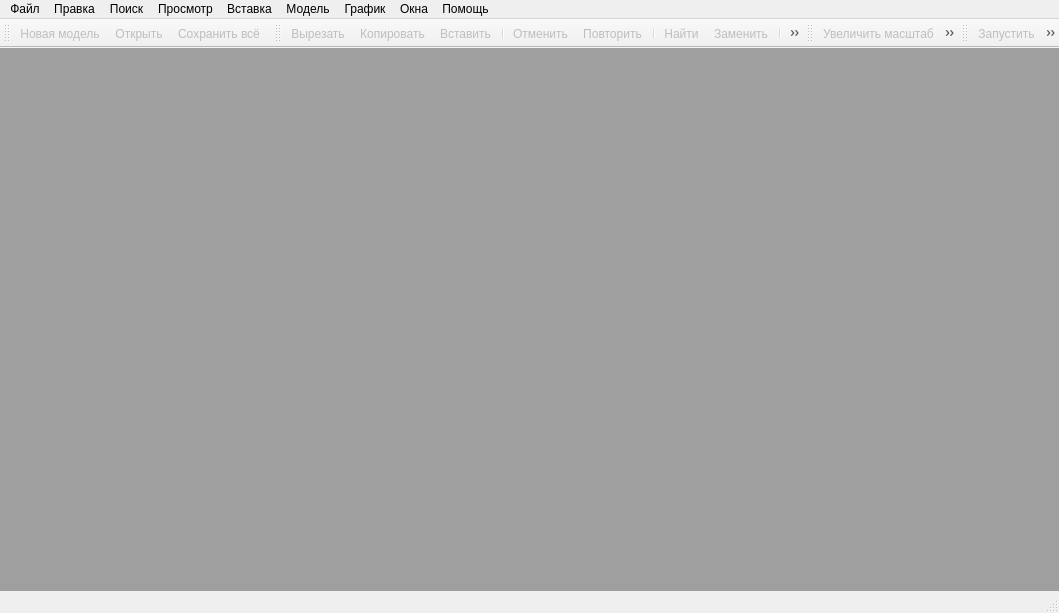
<?xml version="1.0" encoding="UTF-8"?>
<ui version="4.0">
 <class>MainWindow</class>
 <widget class="QMainWindow" name="MainWindow">
  <property name="geometry">
   <rect>
    <x>0</x>
    <y>0</y>
    <width>1059</width>
    <height>613</height>
   </rect>
  </property>
  <property name="windowTitle">
   <string>RAO Studio</string>
  </property>
  <property name="windowIcon">
   <iconset resource="../rdo_studio.qrc">
    <normaloff>:/images/images/logo.png</normaloff>:/images/images/logo.png</iconset>
  </property>
  <widget class="QWidget" name="centralwidget">
   <layout class="QVBoxLayout" name="verticalLayout">
    <property name="spacing">
     <number>0</number>
    </property>
    <property name="leftMargin">
     <number>0</number>
    </property>
    <property name="topMargin">
     <number>0</number>
    </property>
    <property name="rightMargin">
     <number>0</number>
    </property>
    <property name="bottomMargin">
     <number>0</number>
    </property>
    <item>
     <widget class="QMdiArea" name="mdiArea"/>
    </item>
   </layout>
  </widget>
  <widget class="QStatusBar" name="statusbar">
   <property name="styleSheet">
    <string notr="true">QStatusBar::item {
border: none;
}</string>
   </property>
  </widget>
  <widget class="QMenuBar" name="menubar">
   <property name="geometry">
    <rect>
     <x>0</x>
     <y>0</y>
     <width>1059</width>
     <height>21</height>
    </rect>
   </property>
   <widget class="QMenu" name="menuFile">
    <property name="title">
     <string>Файл</string>
    </property>
    <widget class="QMenu" name="menuFileReopen">
     <property name="enabled">
      <bool>false</bool>
     </property>
     <property name="title">
      <string>Недавние</string>
     </property>
     <addaction name="action"/>
    </widget>
    <addaction name="actFileNew"/>
    <addaction name="actFileOpen"/>
    <addaction name="menuFileReopen"/>
    <addaction name="actFileClose"/>
    <addaction name="separator"/>
    <addaction name="actFileSaveAll"/>
    <addaction name="separator"/>
    <addaction name="actFileExit"/>
   </widget>
   <widget class="QMenu" name="menuHelp">
    <property name="title">
     <string>Помощь</string>
    </property>
    <addaction name="actHelpContext"/>
    <addaction name="actHelpWhatsNew"/>
    <addaction name="separator"/>
    <addaction name="actHelpAbout"/>
   </widget>
   <widget class="QMenu" name="menuEdit">
    <property name="title">
     <string>Правка</string>
    </property>
    <addaction name="actEditUndo"/>
    <addaction name="actEditRedo"/>
    <addaction name="separator"/>
    <addaction name="actEditCut"/>
    <addaction name="actEditCopy"/>
    <addaction name="actEditPaste"/>
    <addaction name="actEditDel"/>
    <addaction name="separator"/>
    <addaction name="actEditSelectAll"/>
    <addaction name="separator"/>
    <addaction name="actEditUpperCase"/>
    <addaction name="actEditLowerCase"/>
    <addaction name="actEditCommentSelection"/>
    <addaction name="actEditCompleteWord"/>
   </widget>
   <widget class="QMenu" name="menuSearch">
    <property name="title">
     <string>Поиск</string>
    </property>
    <addaction name="actSearchFind"/>
    <addaction name="actSearchFindNext"/>
    <addaction name="actSearchFindPrevious"/>
    <addaction name="actSearchReplace"/>
    <addaction name="separator"/>
    <addaction name="actSearchFindInModel"/>
    <addaction name="separator"/>
    <addaction name="actSearchBookmarksToggle"/>
    <addaction name="actSearchBookmarkNext"/>
    <addaction name="actSearchBookmarkPrev"/>
    <addaction name="actSearchBookmarksClearAll"/>
    <addaction name="separator"/>
    <addaction name="actSearchGotoLine"/>
   </widget>
   <widget class="QMenu" name="menuView">
    <property name="title">
     <string>Просмотр</string>
    </property>
    <addaction name="actViewToggleAllFolds"/>
    <addaction name="actViewToggleCurrentFold"/>
    <addaction name="separator"/>
    <addaction name="actViewShowWhiteSpace"/>
    <addaction name="actViewShowEndOfLine"/>
    <addaction name="separator"/>
    <addaction name="actViewZoomInc"/>
    <addaction name="actViewZoomDec"/>
    <addaction name="actViewZoomAuto"/>
    <addaction name="actViewZoomReset"/>
    <addaction name="separator"/>
    <addaction name="actViewSettings"/>
   </widget>
   <widget class="QMenu" name="menuInsert">
    <property name="title">
     <string>Вставка</string>
    </property>
   </widget>
   <widget class="QMenu" name="menuModel">
    <property name="title">
     <string>Модель</string>
    </property>
    <addaction name="actModelBuild"/>
    <addaction name="actModelRun"/>
    <addaction name="actModelStop"/>
    <addaction name="separator"/>
    <addaction name="actModelRuntimeMaxSpeed"/>
    <addaction name="actModelRuntimeJump"/>
    <addaction name="actModelRuntimeSync"/>
    <addaction name="actModelRuntimePause"/>
    <addaction name="separator"/>
    <addaction name="actModelShowRateInc"/>
    <addaction name="actModelShowRateIncFour"/>
    <addaction name="actModelShowRateDecFour"/>
    <addaction name="actModelShowRateDec"/>
    <addaction name="separator"/>
    <addaction name="actModelFrameNext"/>
    <addaction name="actModelFramePrev"/>
   </widget>
   <widget class="QMenu" name="menuChart">
    <property name="title">
     <string>График</string>
    </property>
    <addaction name="actChartFindInChart"/>
    <addaction name="actChartAddToNewChart"/>
    <addaction name="actChartExport"/>
    <addaction name="separator"/>
    <addaction name="actChartTimeWrap"/>
    <addaction name="separator"/>
    <addaction name="actChartOptions"/>
   </widget>
   <widget class="QMenu" name="menuWindow">
    <property name="title">
     <string>Окна</string>
    </property>
    <addaction name="actWindowCascade"/>
    <addaction name="actWindowTitleHorzontal"/>
   </widget>
   <addaction name="menuFile"/>
   <addaction name="menuEdit"/>
   <addaction name="menuSearch"/>
   <addaction name="menuView"/>
   <addaction name="menuInsert"/>
   <addaction name="menuModel"/>
   <addaction name="menuChart"/>
   <addaction name="menuWindow"/>
   <addaction name="menuHelp"/>
  </widget>
  <widget class="QToolBar" name="toolBarFile">
   <property name="windowTitle">
    <string>Файл</string>
   </property>
   <property name="iconSize">
    <size>
     <width>16</width>
     <height>15</height>
    </size>
   </property>
   <attribute name="toolBarArea">
    <enum>TopToolBarArea</enum>
   </attribute>
   <attribute name="toolBarBreak">
    <bool>false</bool>
   </attribute>
   <addaction name="actFileNew"/>
   <addaction name="actFileOpen"/>
   <addaction name="actFileSaveAll"/>
  </widget>
  <widget class="QToolBar" name="toolBarEdit">
   <property name="windowTitle">
    <string>Редактирование</string>
   </property>
   <property name="iconSize">
    <size>
     <width>16</width>
     <height>15</height>
    </size>
   </property>
   <attribute name="toolBarArea">
    <enum>TopToolBarArea</enum>
   </attribute>
   <attribute name="toolBarBreak">
    <bool>false</bool>
   </attribute>
   <addaction name="actEditCut"/>
   <addaction name="actEditCopy"/>
   <addaction name="actEditPaste"/>
   <addaction name="separator"/>
   <addaction name="actEditUndo"/>
   <addaction name="actEditRedo"/>
   <addaction name="separator"/>
   <addaction name="actSearchFind"/>
   <addaction name="actSearchReplace"/>
   <addaction name="separator"/>
   <addaction name="actSearchBookmarkPrev"/>
   <addaction name="actSearchBookmarkNext"/>
  </widget>
  <widget class="QToolBar" name="toolBarZoom">
   <property name="windowTitle">
    <string>Масштаб</string>
   </property>
   <property name="iconSize">
    <size>
     <width>16</width>
     <height>15</height>
    </size>
   </property>
   <attribute name="toolBarArea">
    <enum>TopToolBarArea</enum>
   </attribute>
   <attribute name="toolBarBreak">
    <bool>false</bool>
   </attribute>
   <addaction name="actViewZoomInc"/>
   <addaction name="actViewZoomDec"/>
   <addaction name="actViewZoomAuto"/>
   <addaction name="actViewZoomReset"/>
  </widget>
  <widget class="QToolBar" name="toolBarModel">
   <property name="windowTitle">
    <string>Модель</string>
   </property>
   <property name="iconSize">
    <size>
     <width>16</width>
     <height>15</height>
    </size>
   </property>
   <attribute name="toolBarArea">
    <enum>TopToolBarArea</enum>
   </attribute>
   <attribute name="toolBarBreak">
    <bool>false</bool>
   </attribute>
   <addaction name="actModelRun"/>
   <addaction name="actModelStop"/>
   <addaction name="separator"/>
   <addaction name="actModelRuntimeMaxSpeed"/>
   <addaction name="actModelRuntimeJump"/>
   <addaction name="actModelRuntimeSync"/>
   <addaction name="actModelRuntimePause"/>
   <addaction name="separator"/>
   <addaction name="actModelShowRateInc"/>
   <addaction name="actModelShowRateIncFour"/>
   <addaction name="actModelShowRateDecFour"/>
   <addaction name="actModelShowRateDec"/>
   <addaction name="separator"/>
   <addaction name="actModelFrameNext"/>
   <addaction name="actModelFramePrev"/>
  </widget>
  <action name="actFileNew">
   <property name="enabled">
    <bool>false</bool>
   </property>
   <property name="icon">
    <iconset resource="../rdo_studio.qrc">
     <normaloff>:/images/images/file_new.png</normaloff>
     <disabledoff>:/images/images/file_new_d.png</disabledoff>:/images/images/file_new.png</iconset>
   </property>
   <property name="text">
    <string>Новая модель...</string>
   </property>
   <property name="shortcut">
    <string>Ctrl+N</string>
   </property>
  </action>
  <action name="actFileOpen">
   <property name="enabled">
    <bool>false</bool>
   </property>
   <property name="icon">
    <iconset resource="../rdo_studio.qrc">
     <normaloff>:/images/images/file_open.png</normaloff>
     <disabledoff>:/images/images/file_open_d.png</disabledoff>:/images/images/file_open.png</iconset>
   </property>
   <property name="text">
    <string>Открыть...</string>
   </property>
   <property name="shortcut">
    <string>Ctrl+O</string>
   </property>
  </action>
  <action name="actFileClose">
   <property name="enabled">
    <bool>false</bool>
   </property>
   <property name="text">
    <string>Закрыть</string>
   </property>
  </action>
  <action name="actFileSaveAll">
   <property name="enabled">
    <bool>false</bool>
   </property>
   <property name="icon">
    <iconset resource="../rdo_studio.qrc">
     <normaloff>:/images/images/file_save_all.png</normaloff>
     <disabledoff>:/images/images/file_save_all_d.png</disabledoff>:/images/images/file_save_all.png</iconset>
   </property>
   <property name="text">
    <string>Сохранить всё</string>
   </property>
   <property name="shortcut">
    <string>Ctrl+S</string>
   </property>
  </action>
  <action name="actFileExit">
   <property name="text">
    <string>Выход</string>
   </property>
  </action>
  <action name="actHelpContext">
   <property name="enabled">
    <bool>false</bool>
   </property>
   <property name="icon">
    <iconset resource="../rdo_studio.qrc">
     <normaloff>:/images/images/help_context.png</normaloff>:/images/images/help_context.png</iconset>
   </property>
   <property name="text">
    <string>Контекстная справка</string>
   </property>
   <property name="shortcut">
    <string>F1</string>
   </property>
  </action>
  <action name="actHelpAbout">
   <property name="icon">
    <iconset resource="../rdo_studio.qrc">
     <normaloff>:/images/images/about.png</normaloff>:/images/images/about.png</iconset>
   </property>
   <property name="text">
    <string>О программе...</string>
   </property>
  </action>
  <action name="actEditUndo">
   <property name="enabled">
    <bool>false</bool>
   </property>
   <property name="icon">
    <iconset resource="../rdo_studio.qrc">
     <normaloff>:/images/images/edit_undo.png</normaloff>
     <disabledoff>:/images/images/edit_undo_d.png</disabledoff>:/images/images/edit_undo.png</iconset>
   </property>
   <property name="text">
    <string>Отменить</string>
   </property>
   <property name="shortcut">
    <string>Ctrl+Z</string>
   </property>
  </action>
  <action name="actEditRedo">
   <property name="enabled">
    <bool>false</bool>
   </property>
   <property name="icon">
    <iconset resource="../rdo_studio.qrc">
     <normaloff>:/images/images/edit_redo.png</normaloff>
     <disabledoff>:/images/images/edit_redo_d.png</disabledoff>:/images/images/edit_redo.png</iconset>
   </property>
   <property name="text">
    <string>Повторить</string>
   </property>
   <property name="shortcut">
    <string>Ctrl+Y</string>
   </property>
  </action>
  <action name="actEditCut">
   <property name="enabled">
    <bool>false</bool>
   </property>
   <property name="icon">
    <iconset resource="../rdo_studio.qrc">
     <normaloff>:/images/images/edit_cut.png</normaloff>
     <disabledoff>:/images/images/edit_cut_d.png</disabledoff>:/images/images/edit_cut.png</iconset>
   </property>
   <property name="text">
    <string>Вырезать</string>
   </property>
   <property name="shortcut">
    <string>Ctrl+X</string>
   </property>
  </action>
  <action name="actEditCopy">
   <property name="enabled">
    <bool>false</bool>
   </property>
   <property name="icon">
    <iconset resource="../rdo_studio.qrc">
     <normaloff>:/images/images/edit_copy.png</normaloff>
     <disabledoff>:/images/images/edit_copy_d.png</disabledoff>:/images/images/edit_copy.png</iconset>
   </property>
   <property name="text">
    <string>Копировать</string>
   </property>
   <property name="shortcut">
    <string>Ctrl+C</string>
   </property>
  </action>
  <action name="actEditPaste">
   <property name="enabled">
    <bool>false</bool>
   </property>
   <property name="icon">
    <iconset resource="../rdo_studio.qrc">
     <normaloff>:/images/images/edit_paste.png</normaloff>
     <disabledoff>:/images/images/edit_paste_d.png</disabledoff>:/images/images/edit_paste.png</iconset>
   </property>
   <property name="text">
    <string>Вставить</string>
   </property>
   <property name="shortcut">
    <string>Ctrl+V</string>
   </property>
  </action>
  <action name="actEditDel">
   <property name="enabled">
    <bool>false</bool>
   </property>
   <property name="text">
    <string>Удалить</string>
   </property>
   <property name="shortcut">
    <string>Del</string>
   </property>
  </action>
  <action name="actEditSelectAll">
   <property name="enabled">
    <bool>false</bool>
   </property>
   <property name="text">
    <string>Выделить все</string>
   </property>
   <property name="shortcut">
    <string>Ctrl+A</string>
   </property>
  </action>
  <action name="actEditUpperCase">
   <property name="enabled">
    <bool>false</bool>
   </property>
   <property name="text">
    <string>В верхний регистр</string>
   </property>
   <property name="shortcut">
    <string>Ctrl+Shift+U</string>
   </property>
  </action>
  <action name="actEditLowerCase">
   <property name="enabled">
    <bool>false</bool>
   </property>
   <property name="text">
    <string>В нижний регистр</string>
   </property>
   <property name="shortcut">
    <string>Ctrl+U</string>
   </property>
  </action>
  <action name="actEditCommentSelection">
   <property name="enabled">
    <bool>false</bool>
   </property>
   <property name="text">
    <string>Закомментировать выделенное</string>
   </property>
   <property name="shortcut">
    <string>Ctrl+Q</string>
   </property>
  </action>
  <action name="actEditCompleteWord">
   <property name="enabled">
    <bool>false</bool>
   </property>
   <property name="text">
    <string>Завершить слово</string>
   </property>
   <property name="shortcut">
    <string>Ctrl+Space</string>
   </property>
  </action>
  <action name="actSearchFind">
   <property name="enabled">
    <bool>false</bool>
   </property>
   <property name="icon">
    <iconset resource="../rdo_studio.qrc">
     <normaloff>:/images/images/search_find.png</normaloff>
     <disabledoff>:/images/images/search_find_d.png</disabledoff>:/images/images/search_find.png</iconset>
   </property>
   <property name="text">
    <string>Найти...</string>
   </property>
   <property name="shortcut">
    <string>Ctrl+F</string>
   </property>
  </action>
  <action name="actSearchFindNext">
   <property name="enabled">
    <bool>false</bool>
   </property>
   <property name="text">
    <string>Найти следующий</string>
   </property>
   <property name="shortcut">
    <string>F3</string>
   </property>
  </action>
  <action name="actSearchFindPrevious">
   <property name="enabled">
    <bool>false</bool>
   </property>
   <property name="text">
    <string>Найти предыдущий</string>
   </property>
   <property name="shortcut">
    <string>Shift+F3</string>
   </property>
  </action>
  <action name="actSearchReplace">
   <property name="enabled">
    <bool>false</bool>
   </property>
   <property name="icon">
    <iconset resource="../rdo_studio.qrc">
     <normaloff>:/images/images/search_replace.png</normaloff>
     <disabledoff>:/images/images/search_replace_d.png</disabledoff>:/images/images/search_replace.png</iconset>
   </property>
   <property name="text">
    <string>Заменить</string>
   </property>
   <property name="shortcut">
    <string>Ctrl+H</string>
   </property>
  </action>
  <action name="actSearchFindInModel">
   <property name="enabled">
    <bool>false</bool>
   </property>
   <property name="text">
    <string>Найти в модели</string>
   </property>
   <property name="shortcut">
    <string>Ctrl+Shift+F</string>
   </property>
  </action>
  <action name="actSearchBookmarksToggle">
   <property name="enabled">
    <bool>false</bool>
   </property>
   <property name="text">
    <string>Поставить/снять закладку</string>
   </property>
   <property name="shortcut">
    <string>Ctrl+F2</string>
   </property>
  </action>
  <action name="actSearchBookmarkNext">
   <property name="enabled">
    <bool>false</bool>
   </property>
   <property name="icon">
    <iconset resource="../rdo_studio.qrc">
     <normaloff>:/images/images/search_bookmark_next.png</normaloff>
     <disabledoff>:/images/images/search_bookmark_next_d.png</disabledoff>:/images/images/search_bookmark_next.png</iconset>
   </property>
   <property name="text">
    <string>Перейти к след. закладке</string>
   </property>
   <property name="shortcut">
    <string>F2</string>
   </property>
  </action>
  <action name="actSearchBookmarkPrev">
   <property name="enabled">
    <bool>false</bool>
   </property>
   <property name="icon">
    <iconset resource="../rdo_studio.qrc">
     <normaloff>:/images/images/search_bookmark_prev.png</normaloff>
     <disabledoff>:/images/images/search_bookmark_prev_d.png</disabledoff>:/images/images/search_bookmark_prev.png</iconset>
   </property>
   <property name="text">
    <string>Перейти к пред. закладке</string>
   </property>
   <property name="shortcut">
    <string>Shift+F2</string>
   </property>
  </action>
  <action name="actSearchBookmarksClearAll">
   <property name="enabled">
    <bool>false</bool>
   </property>
   <property name="text">
    <string>Очистить все закладки</string>
   </property>
   <property name="shortcut">
    <string>Ctrl+Shift+F2</string>
   </property>
  </action>
  <action name="actSearchGotoLine">
   <property name="enabled">
    <bool>false</bool>
   </property>
   <property name="text">
    <string>Перейти на строчку</string>
   </property>
   <property name="shortcut">
    <string>Ctrl+G</string>
   </property>
  </action>
  <action name="actViewToggleAllFolds">
   <property name="enabled">
    <bool>false</bool>
   </property>
   <property name="text">
    <string>Свернуть/развернуть все группы</string>
   </property>
   <property name="shortcut">
    <string>Ctrl+Shift+0</string>
   </property>
  </action>
  <action name="actViewToggleCurrentFold">
   <property name="enabled">
    <bool>false</bool>
   </property>
   <property name="text">
    <string>Свернуть/развернуть текущую группу</string>
   </property>
  </action>
  <action name="actViewShowWhiteSpace">
   <property name="checkable">
    <bool>true</bool>
   </property>
   <property name="enabled">
    <bool>false</bool>
   </property>
   <property name="text">
    <string>Показать пробелы</string>
   </property>
   <property name="shortcut">
    <string>Ctrl+Shift+8</string>
   </property>
  </action>
  <action name="actViewShowEndOfLine">
   <property name="checkable">
    <bool>true</bool>
   </property>
   <property name="enabled">
    <bool>false</bool>
   </property>
   <property name="text">
    <string>Показать символы конца строки</string>
   </property>
   <property name="shortcut">
    <string>Ctrl+Shift+9</string>
   </property>
  </action>
  <action name="actViewZoomInc">
   <property name="enabled">
    <bool>false</bool>
   </property>
   <property name="icon">
    <iconset resource="../rdo_studio.qrc">
     <normaloff>:/images/images/view_zoom_inc.png</normaloff>
     <disabledoff>:/images/images/view_zoom_inc_d.png</disabledoff>:/images/images/view_zoom_inc.png</iconset>
   </property>
   <property name="text">
    <string>Увеличить масштаб</string>
   </property>
   <property name="shortcut">
    <string>Ctrl++</string>
   </property>
  </action>
  <action name="actViewZoomDec">
   <property name="enabled">
    <bool>false</bool>
   </property>
   <property name="icon">
    <iconset resource="../rdo_studio.qrc">
     <normaloff>:/images/images/view_zoom_dec.png</normaloff>
     <disabledoff>:/images/images/view_zoom_dec_d.png</disabledoff>:/images/images/view_zoom_dec.png</iconset>
   </property>
   <property name="text">
    <string>Уменьшить масштаб</string>
   </property>
   <property name="shortcut">
    <string>Ctrl+-</string>
   </property>
  </action>
  <action name="actViewZoomAuto">
   <property name="enabled">
    <bool>false</bool>
   </property>
   <property name="icon">
    <iconset resource="../rdo_studio.qrc">
     <normaloff>:/images/images/view_zoom_auto.png</normaloff>
     <disabledoff>:/images/images/view_zoom_auto_d.png</disabledoff>:/images/images/view_zoom_auto.png</iconset>
   </property>
   <property name="text">
    <string>Автоматический масштаб</string>
   </property>
  </action>
  <action name="actViewZoomReset">
   <property name="enabled">
    <bool>false</bool>
   </property>
   <property name="icon">
    <iconset resource="../rdo_studio.qrc">
     <normaloff>:/images/images/view_zoom_reset.png</normaloff>
     <disabledoff>:/images/images/view_zoom_reset_d.png</disabledoff>:/images/images/view_zoom_reset.png</iconset>
   </property>
   <property name="text">
    <string>Восстановить масштаб</string>
   </property>
   <property name="shortcut">
    <string>Ctrl+/</string>
   </property>
  </action>
  <action name="actViewSettings">
   <property name="text">
    <string>Настройки...</string>
   </property>
  </action>
  <action name="actModelBuild">
   <property name="enabled">
    <bool>false</bool>
   </property>
   <property name="text">
    <string>Скомпилировать</string>
   </property>
   <property name="shortcut">
    <string>F7</string>
   </property>
  </action>
  <action name="actModelRun">
   <property name="enabled">
    <bool>false</bool>
   </property>
   <property name="icon">
    <iconset resource="../rdo_studio.qrc">
     <normaloff>:/images/images/model_run.png</normaloff>
     <disabledoff>:/images/images/model_run_d.png</disabledoff>:/images/images/model_run.png</iconset>
   </property>
   <property name="text">
    <string>Запустить</string>
   </property>
   <property name="shortcut">
    <string>F5</string>
   </property>
  </action>
  <action name="actModelStop">
   <property name="enabled">
    <bool>false</bool>
   </property>
   <property name="icon">
    <iconset resource="../rdo_studio.qrc">
     <normaloff>:/images/images/model_stop.png</normaloff>
     <disabledoff>:/images/images/model_stop_d.png</disabledoff>:/images/images/model_stop.png</iconset>
   </property>
   <property name="text">
    <string>Остановить</string>
   </property>
   <property name="shortcut">
    <string>Shift+F5</string>
   </property>
  </action>
  <action name="actModelRuntimeMaxSpeed">
   <property name="checkable">
    <bool>true</bool>
   </property>
   <property name="enabled">
    <bool>false</bool>
   </property>
   <property name="icon">
    <iconset resource="../rdo_studio.qrc">
     <normaloff>:/images/images/model_runtime_max_speed.png</normaloff>
     <disabledoff>:/images/images/model_runtime_max_speed_d.png</disabledoff>:/images/images/model_runtime_max_speed.png</iconset>
   </property>
   <property name="text">
    <string>Максимальная скорость</string>
   </property>
  </action>
  <action name="actModelRuntimeJump">
   <property name="checkable">
    <bool>true</bool>
   </property>
   <property name="enabled">
    <bool>false</bool>
   </property>
   <property name="icon">
    <iconset resource="../rdo_studio.qrc">
     <normaloff>:/images/images/model_runtime_jump.png</normaloff>
     <disabledoff>:/images/images/model_runtime_jump_d.png</disabledoff>:/images/images/model_runtime_jump.png</iconset>
   </property>
   <property name="text">
    <string>Дискретная имитация</string>
   </property>
  </action>
  <action name="actModelRuntimeSync">
   <property name="checkable">
    <bool>true</bool>
   </property>
   <property name="enabled">
    <bool>false</bool>
   </property>
   <property name="icon">
    <iconset resource="../rdo_studio.qrc">
     <normaloff>:/images/images/model_runtime_sync.png</normaloff>
     <disabledoff>:/images/images/model_runtime_sync_d.png</disabledoff>:/images/images/model_runtime_sync.png</iconset>
   </property>
   <property name="text">
    <string>Синхронная имитация</string>
   </property>
  </action>
  <action name="actModelRuntimePause">
   <property name="checkable">
    <bool>true</bool>
   </property>
   <property name="enabled">
    <bool>false</bool>
   </property>
   <property name="icon">
    <iconset resource="../rdo_studio.qrc">
     <normaloff>:/images/images/model_runtime_pause.png</normaloff>
     <disabledoff>:/images/images/model_runtime_pause_d.png</disabledoff>:/images/images/model_runtime_pause.png</iconset>
   </property>
   <property name="text">
    <string>Пауза</string>
   </property>
  </action>
  <action name="actModelShowRateInc">
   <property name="enabled">
    <bool>false</bool>
   </property>
   <property name="icon">
    <iconset resource="../rdo_studio.qrc">
     <normaloff>:/images/images/model_show_rate_inc.png</normaloff>
     <disabledoff>:/images/images/model_show_rate_inc_d.png</disabledoff>:/images/images/model_show_rate_inc.png</iconset>
   </property>
   <property name="text">
    <string>Увеличить масштаб</string>
   </property>
   <property name="shortcut">
    <string>Alt++</string>
   </property>
  </action>
  <action name="actModelShowRateDec">
   <property name="enabled">
    <bool>false</bool>
   </property>
   <property name="icon">
    <iconset resource="../rdo_studio.qrc">
     <normaloff>:/images/images/model_show_rate_dec.png</normaloff>
     <disabledoff>:/images/images/model_show_rate_dec_d.png</disabledoff>:/images/images/model_show_rate_dec.png</iconset>
   </property>
   <property name="text">
    <string>Уменьшить масштаб</string>
   </property>
   <property name="shortcut">
    <string>Alt+-</string>
   </property>
  </action>
  <action name="actModelFrameNext">
   <property name="enabled">
    <bool>false</bool>
   </property>
   <property name="icon">
    <iconset resource="../rdo_studio.qrc">
     <normaloff>:/images/images/model_frame_next.png</normaloff>
     <disabledoff>:/images/images/model_frame_next_d.png</disabledoff>:/images/images/model_frame_next.png</iconset>
   </property>
   <property name="text">
    <string>След. кадр анимации</string>
   </property>
  </action>
  <action name="actModelFramePrev">
   <property name="enabled">
    <bool>false</bool>
   </property>
   <property name="icon">
    <iconset resource="../rdo_studio.qrc">
     <normaloff>:/images/images/model_frame_prev.png</normaloff>
     <disabledoff>:/images/images/model_frame_prev_d.png</disabledoff>:/images/images/model_frame_prev.png</iconset>
   </property>
   <property name="text">
    <string>Пред. кадр анимации</string>
   </property>
  </action>
  <action name="actChartFindInChart">
   <property name="enabled">
    <bool>false</bool>
   </property>
   <property name="text">
    <string>Поиск на графике</string>
   </property>
  </action>
  <action name="actChartAddToNewChart">
   <property name="enabled">
    <bool>false</bool>
   </property>
   <property name="text">
    <string>Добавить на новый график</string>
   </property>
  </action>
  <action name="actChartTimeWrap">
   <property name="enabled">
    <bool>false</bool>
   </property>
   <property name="text">
    <string>'Схлопнуть' время</string>
   </property>
   <property name="shortcut">
    <string>Ctrl+I</string>
   </property>
  </action>
  <action name="actChartOptions">
   <property name="enabled">
    <bool>false</bool>
   </property>
   <property name="text">
    <string>Настройки</string>
   </property>
  </action>
  <action name="actWindowCascade">
   <property name="enabled">
    <bool>false</bool>
   </property>
   <property name="text">
    <string>Расположить каскадом</string>
   </property>
  </action>
  <action name="actWindowTitleHorzontal">
   <property name="enabled">
    <bool>false</bool>
   </property>
   <property name="text">
    <string>Расположить заголовками</string>
   </property>
  </action>
  <action name="actModelShowRateIncFour">
   <property name="enabled">
    <bool>false</bool>
   </property>
   <property name="icon">
    <iconset resource="../rdo_studio.qrc">
     <normaloff>:/images/images/model_show_rate_inc_four.png</normaloff>
     <disabledoff>:/images/images/model_show_rate_inc_four_d.png</disabledoff>:/images/images/model_show_rate_inc_four.png</iconset>
   </property>
   <property name="text">
    <string>Увеличить масштаб в 4-ре раза</string>
   </property>
  </action>
  <action name="actModelShowRateDecFour">
   <property name="enabled">
    <bool>false</bool>
   </property>
   <property name="icon">
    <iconset resource="../rdo_studio.qrc">
     <normaloff>:/images/images/model_show_rate_dec_four.png</normaloff>
     <disabledoff>:/images/images/model_show_rate_dec_four_d.png</disabledoff>:/images/images/model_show_rate_dec_four.png</iconset>
   </property>
   <property name="text">
    <string>Уменьшить масштаб в 4-ре раза</string>
   </property>
  </action>
  <action name="action">
   <property name="text">
    <string>Пусто</string>
   </property>
  </action>
  <action name="actHelpWhatsNew">
   <property name="text">
    <string>Что нового</string>
   </property>
  </action>
  <action name="actSearchFindNextCurrent">
   <property name="text">
    <string>Найти следующий текущий</string>
   </property>
   <property name="shortcut">
    <string>Ctrl+F3</string>
   </property>
  </action>
  <action name="actSearchFindPreviousCurrent">
   <property name="text">
    <string>Найти предыдущий текущий</string>
   </property>
   <property name="shortcut">
    <string>Ctrl+Shift+F3</string>
   </property>
  </action>
  <action name="actSearchLogNext">
   <property name="text">
    <string>Перейти к следующему в логе</string>
   </property>
   <property name="shortcut">
    <string>F4</string>
   </property>
  </action>
  <action name="actSearchLogPrev">
   <property name="text">
    <string>Перейти к предыдущему в логе</string>
   </property>
   <property name="shortcut">
    <string>Shift+F4</string>
   </property>
  </action>
  <action name="actChartExport">
   <property name="enabled">
    <bool>false</bool>
   </property>
   <property name="text">
    <string>Экспорт данных</string>
   </property>
  </action>
 </widget>
 <resources>
  <include location="../rdo_studio.qrc"/>
 </resources>
 <connections/>
</ui>
